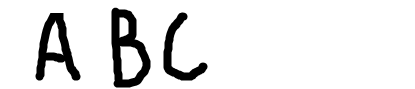
#> input picture example.png, 415 x 89 px
$ jupyter execute --allow-errors modeltest.ipynb
#> lines starting #> are read from the running program, lines starting #| are printed output that depends on the picture; after the words box and inside, x2 and y2 are one past the last pixel; in counts of white or black regions, pixels touching at a corner belong together
# Loading the model

[cell 1]
from keras.models import load_model #The load_model function in Keras is used to load an entire model, including both its architecture (defined in JSON or YAML format) and its weights (saved in HDF5 format) from a single file.
from keras.models import model_from_json

json_file = open('model.json', 'r')
#> (reads model.json from the repository)
loaded_model_json = json_file.read()
json_file.close()
#> (the rest of this cell did not finish here and is left out)

# Word Classification

[cell 2]
import numpy as np
import cv2
from matplotlib import pyplot as plt

charNames = ["1", "2", "3", "4", "5", "6", "7", "8", "9", "0"]
image = cv2.imread('example.png')
#> image is the input picture: shape (89, 415, 3); min 0, max 255, mean 229.8
if image is None:
    print("Error: Failed to load the image. Check the file path and permissions.")
else:
    imgray = cv2.cvtColor(image, cv2.COLOR_BGR2GRAY)
    ret, thresh = cv2.threshold(imgray, 80, 255, cv2.THRESH_BINARY_INV)
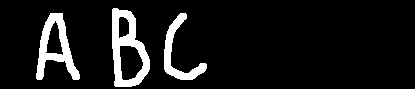
#> thresh: shape (89, 415); 9.2% white; 3 white regions, box (x1, y1, x2, y2) and area: (112, 8, 150, 87) 1428, (36, 13, 80, 80) 1183, (164, 13, 207, 80) 804

kernel = np.ones((5,5), np.uint8)
img_dilation = cv2.dilate(thresh, kernel, iterations=1)
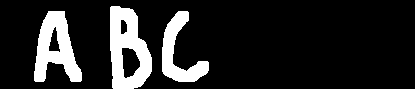
#> img_dilation: shape (89, 415); 14.9% white; 3 white regions

ctrs, hier = cv2.findContours(img_dilation.copy(), cv2.RETR_EXTERNAL, cv2.CHAIN_APPROX_SIMPLE)
#> ctrs = 3 contours; box (x1, y1, x2, y2) and area: (110, 6, 152, 89) 2593, (34, 11, 82, 82) 1938, (162, 11, 209, 82) 1256

# Sort contours
sorted_ctrs = sorted(ctrs, key=lambda ctr: cv2.boundingRect(ctr)[0])
#> sorted_ctrs has the same summary as ctrs
chars = {}
for i, ctr in enumerate(sorted_ctrs):
    # Get bounding box
    x, y, w, h = cv2.boundingRect(ctr)

    # Getting ROI
    roi = image[y:y+h, x:x+w]
    roi_gray = cv2.cvtColor(roi, cv2.COLOR_BGR2GRAY)  # Convert to grayscale first
    ret, roi_thresh = cv2.threshold(roi_gray, 80, 255, cv2.THRESH_BINARY)
    roi_resized = cv2.resize(roi_thresh, (36, 36))  # Resize the thresholded image

    chars[i] = roi_resized
    plt.figure()  # Create a new figure for each image
    plt.imshow(chars[i], cmap='gray')  # Display the image in grayscale
    plt.title('Segment no:'+str(i))
    plt.show()
#> this loop made 3 passes
#> (x, y, w, h) on passes 1 to 3: (34, 11, 48, 71), (110, 6, 42, 83), (162, 11, 47, 71)
#> pass 1, `roi = image[y:y+h, x:x+w]`:
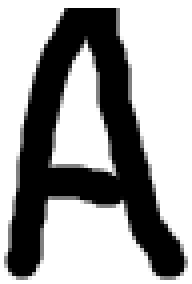
#> roi: shape (71, 48, 3) (shown 4 times larger); min 0, max 255, mean 160.9
#> pass 1, `ret, roi_thresh = cv2.threshold(roi_gray, 80, 255, cv2.THRESH_BINARY)`:
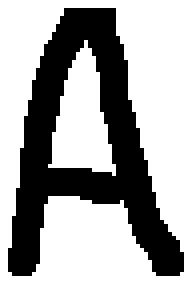
#> roi_thresh: shape (71, 48) (shown 4 times larger); 65.3% white; 1 black region, box (x1, y1, x2, y2) and area: (2, 2, 46, 69) 1183
#> pass 1, `roi_resized = cv2.resize(roi_thresh, (36, 36))`:
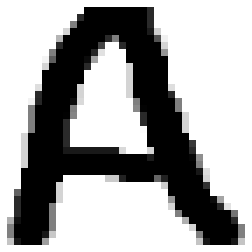
#> roi_resized: shape (36, 36) (shown 7 times larger); min 0, max 255, mean 165.9
#> pass 2, `plt.show()`:
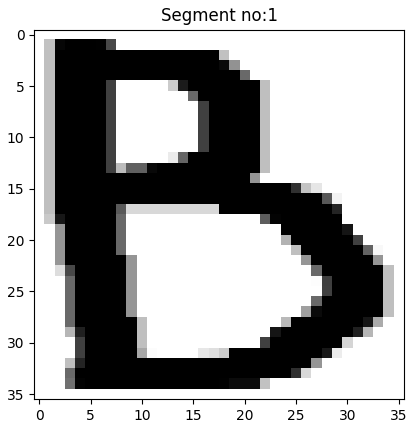
#> figure drawn by matplotlib, 1 panel
#> after the loop:
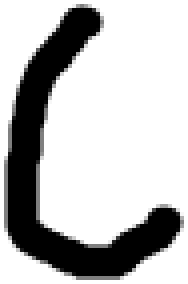
#> roi: shape (71, 47, 3) (shown 4 times larger); min 0, max 255, mean 189.4
#> after the loop:
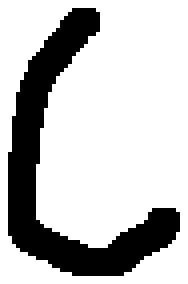
#> roi_thresh: shape (71, 47) (shown 4 times larger); 75.9% white; 1 black region, box (x1, y1, x2, y2) and area: (2, 2, 45, 69) 804
#> after the loop, chars = 3 items
